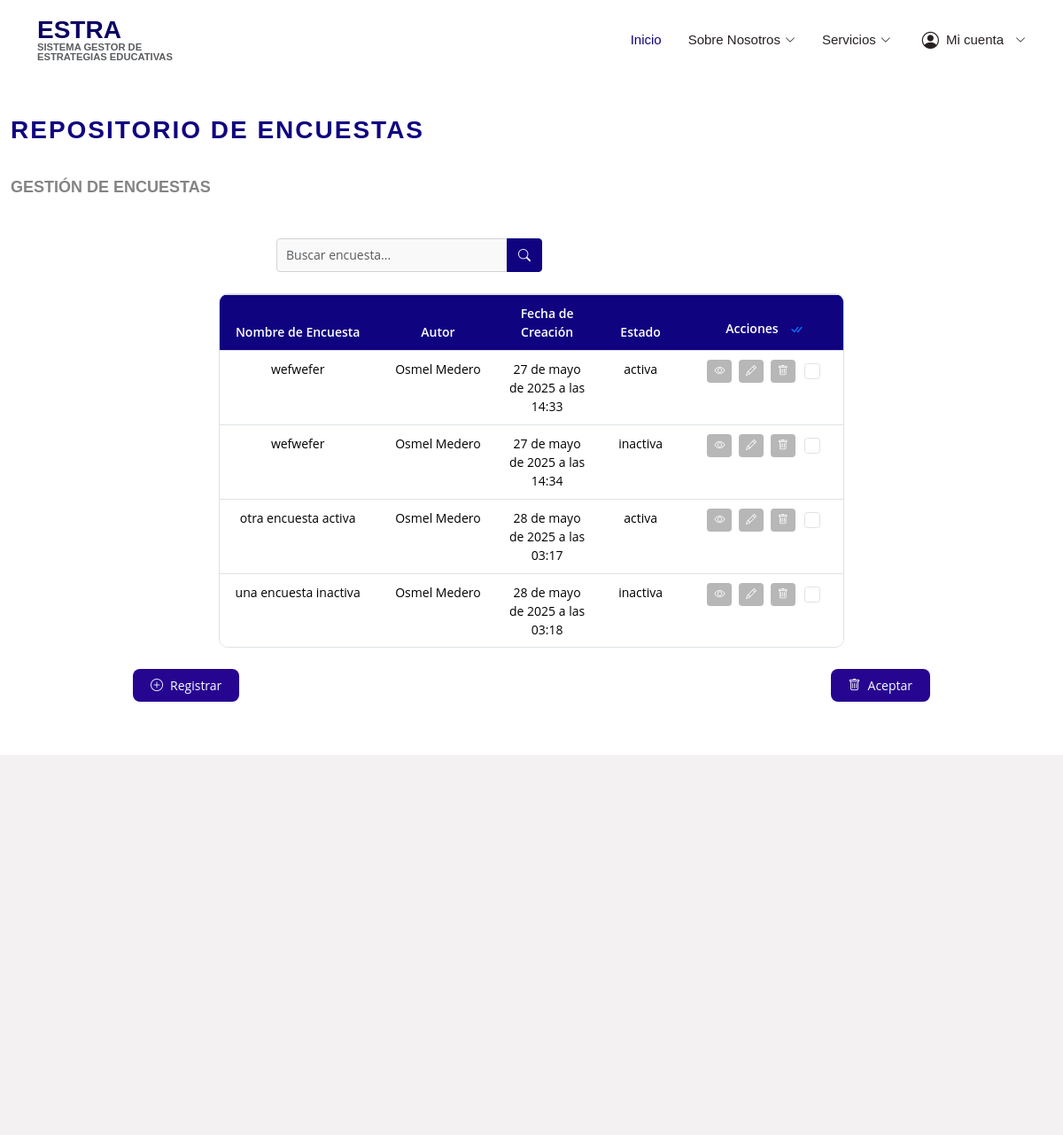
Screenshot of /p/encuestas/ (signed in) with the database file from the repository.
### encuestas/models.py (models this page shows, shortened)
class Encuesta(models.Model):
    titulo = models.CharField(max_length=255)
    descripcion = models.TextField()
    fecha_creacion = models.DateTimeField(auto_now_add=True)
    autor = models.CharField(max_length=100, default="Desconocido")
    estado = models.CharField(
        max_length=10,
        choices=[
            ('activa', 'Activa'),
            ('inactiva', 'Inactiva'),
        ],
        default='activa'
    )

### encuestas/vistas/vistas_principal.py (the view)
# urls.py: path('p/encuestas/', vistas_principal.visualizar_encuestas, name='p_encuestas'),
def visualizar_encuestas(request):
    if not request.user.is_authenticated:
        messages.error(request, "No estas autenticado.")
        return redirect("login")
    if not request.user.es_profesor():
        messages.error(request, "Usuario no autorizado.")
        return redirect("pagina_principal")
    query = request.GET.get('q', '')
    if query:
        encuestas = Encuesta.objects.filter(
            Q(titulo__icontains=query) |
            Q(descripcion__icontains=query) |
            Q(autor__icontains=query) |
            Q(estado__icontains=query)
        )
    else:
        encuestas = Encuesta.objects.all()
    return render(request, 'profesor_principal/listar_encuestas.html', {
        'encuestas': encuestas,
        'query': query
    })

### usuarios/models.py (called while the page is built)
    def es_profesor(self):
        return self.rol == 'profesor_principal'

### templates/profesor_principal/listar_encuestas.html (shortened to what this page needs)
{% extends "base.html" %}
{% load static %}
{% block content %}
  <div id="maind">
<section id="encuestas" class="encuestas section-bg">
    <div class="container-fluid">
      <div class="section-title">
        <h2>Repositorio de Encuestas</h2>
        <br>
        <p>Gestión de Encuestas</p>
        <br>
      </div>
    <form method="GET" action="{% url 'p_encuestas' %}" class="search-bar mb-4">
      <div class="input-group">
        <input type="text" name="q" class="form-control" placeholder="Buscar encuesta..." aria-label="Buscar" value="{{ request.GET.q }}">
        <button class="btn btn-primary" type="submit">
          <i class="bi bi-search"></i>
        </button>
      </div>
    </form>
      <form id="form-eliminar-encuestas" method="POST" action="{% url 'p_eliminar_encuestas' %}">
        <div id="tabla-encuestas" class="table-container">
          <div id="tabla-encuestas-responsive" class="table-responsive">
            <table id="tablita-encuestas" class="table table-bordered table-hover custom-table">
              <thead>
                <tr>
                  <th>Nombre de Encuesta</th>
                  <th>Autor</th>
                  <th>Fecha de Creación</th>
                  <th>Estado</th>
                  <th>
                    Acciones
                    <button id="btn-seleccionar-todo" class="btn btn-link p-0 ms-2" title="Seleccionar Todo">
                      <i class="bi bi-check-all"></i>
                    </button>
                  </th>
                </tr>
              </thead>
              <tbody>
                {% for encuesta in encuestas %}
                <tr data-id="{{ encuesta.id }}">
                  <td>{{ encuesta.titulo }}</td>
                  <td>{{ encuesta.autor }}</td>
                  <td>{{ encuesta.fecha_creacion }}</td>
                  <td>{{ encuesta.estado }}</td>
                  <td>
                    <button type="button" class="btn btn-action btn-ver-detalles" data-id="{{ encuesta.id }}" title="Ver Detalles">
                      <i class="bi bi-eye"></i>
                    </button>
                    <button type="button" class="btn btn-action btn-modificar" data-id="{{ encuesta.id }}" title="Modificar">
                      <i class="bi bi-pencil"></i>
                    </button>
                    <button type="button" class="btn btn-action btn-eliminar" data-id="{{ encuesta.id }}" title="Eliminar">
                      <i class="bi bi-trash"></i>
                    </button>
                    <input type="checkbox" class="form-check-input seleccionar-fila" name="encuestas[]" value="{{ encuesta.id }}">
                  </td>
                </tr>
                {% empty %}
                <tr>
                  <td colspan="5" class="text-center">No hay encuestas registradas.</td>
                </tr>
                {% endfor %}
              </tbody>
            </table>
          </div>
        </div>
      <div id="botones-accion-encuestas" class="d-flex justify-content-between mt-4">
        <a href="{%url 'p_formular_encuesta'%}">
          <div id="btn-registrar-encuesta" class="btn btn-success">
            <i class="bi bi-plus-circle"></i> Registrar
          </div>
        </a>
        <button type="submit" id="btn-eliminar-encuesta" class="btn btn-danger"> <i class="bi bi-trash"></i> Aceptar
        </div>
      </div>
  </div>
{% endblock %}

### static/assets/css/style.css (style rules this page uses)
body { font-family: "Open Sans", sans-serif; color: #282121; }
a { color: #100380; text-decoration: none; }
h1, h2, h3, h4, h5, h6 { font-family: "Raleway", sans-serif; }
section { padding: 60px 0; overflow: hidden; }
.section-bg, .services .icon-box { background-color: #ffffff; }
.section-title { padding-bottom: 20px; }
.section-title h2 { font-size: clamp(12px, 2.5vw, 14px); font-weight: 500; padding: 0; line-height: 1.2; margin: 0 0 10px 0; letter-spacing: 2px; text-transform: uppercase; color: #aaaaaa; font-family: "Poppins", sans-serif; word-break: break-word; }
.section-title p { margin: 0; margin: 0; font-size: 36px; font-weight: 700; text-transform: uppercase; font-family: "Poppins", sans-serif; color: #020d19; }
.table-container { max-height: 300px; overflow-y: auto; border: 1px solid #dee2e6; border-radius: 10px; margin-bottom: 20px; margin: 0 auto; width: 60%; }
.custom-table { width: 100%; border-collapse: collapse; font-size: 14px; }
.custom-table th, .custom-table td { padding: 10px; text-align: center; border: none; }
.custom-table th { background-color: #100380; color: #fff; font-weight: 600; position: sticky; top: 0; }
.custom-table th:nth-child(1), .custom-table td:nth-child(1) { width: 15%; }
.custom-table th:nth-child(2), .custom-table td:nth-child(2) { width: 10%; }
.custom-table th:nth-child(3), .custom-table td:nth-child(3) { width: 10%; }
.custom-table th:nth-child(4), .custom-table td:nth-child(4) { width: 15%; }
.custom-table th:nth-child(5),.custom-table td:nth-child(5) { width: 15%; }
.btn-ver-detalles { background-color: #b8b7b7; color: #fff; }
.btn-action { padding: 4px 8px; border: none; border-radius: 4px; transition: background-color 0.3s ease; margin: 0 2px; display: inline-flex; align-items: center; justify-content: center; font-size: 12px; }
.btn-action i { color: #fff; font-size: 12px; }
.btn-modificar { background-color: #b8b7b7; color: #fff; }
.btn-eliminar { background-color: #b8b7b7; color: #fff; }
.seleccionar-fila { margin: 0 5px; cursor: pointer; width: 18px; height: 18px; vertical-align: middle; }
.search-bar { margin-bottom: 20px; width: 100%; max-width: 300px; margin-left: 300px; }
.search-bar .input-group { display: flex; align-items: stretch; width: 100%; }
.search-bar .form-control { border: 1px solid #d3d3d3; border-radius: 4px 0 0 4px; padding: 6px 10px; font-size: 14px; background-color: #f9f9f9; outline: none; box-shadow: none; flex: 1; width: 70%; }
.search-bar .btn-primary { background-color: #100380; border: 1px solid #100380; border-radius: 0 4px 4px 0; padding: 6px 12px; transition: background-color 0.3s ease; width: auto; }
.search-bar .btn-primary i { font-size: 14px; }
.encuestas { padding: 60px 0; background-color: #ffffff; }
.encuestas .section-title h2 { margin-top: 70px; font-size: 28px; font-weight: 700; color: #100380; }
.encuestas .section-title p { font-size: 18px; color: #848484; }
#tabla-encuestas { max-height: 400px; overflow-y: auto; border: 1px solid #dee2e6; border-radius: 10px; margin-bottom: 20px; margin: 0 auto; width: 60%; }
#tablita-encuestas { width: 100%; border-collapse: collapse; font-size: 14px; }
#tablita-encuestas th, #tablita-encuestas td { padding: 10px; text-align: center; border: none; }
#tablita-encuestas th { background-color: #100380; color: #fff; font-weight: 600; position: sticky; top: 0; }
#tablita-encuestas th:nth-child(1), #tablita-encuestas td:nth-child(1) { width: 25%; }
#tablita-encuestas th:nth-child(2), #tablita-encuestas td:nth-child(2) { width: 20%; }
#tablita-encuestas th:nth-child(3), #tablita-encuestas td:nth-child(3) { width: 15%; }
#tablita-encuestas th:nth-child(4), #tablita-encuestas td:nth-child(4) { width: 15%; }
#tablita-encuestas th:nth-child(5), #tablita-encuestas td:nth-child(5) { width: 25%; }
#botones-accion-encuestas { display: flex; gap: 60px; justify-content: center; width: 100%; max-width: 900px; margin: 0 auto; }
#btn-eliminar-encuesta, #btn-registrar-encuesta { display: inline-flex; align-items: center; justify-content: center; padding: 8px 20px; font-size: 14px; font-weight: 500; border-radius: 8px; transition: all 0.3s ease; cursor: pointer; border: none; outline: none; background-color: #260591; color: white; }
#btn-eliminar-encuesta i, #btn-registrar-encuesta i { margin-right: 8px; font-size: 14px; }
.form-control { transition: border-color 0.15s ease-in-out, box-shadow 0.15s ease-in-out; }

### rows the page displays
Encuesta: titulo "wefwefer", autor "Osmel Medero", fecha_creacion "27 de mayo de 2025 a las 14:33", estado "activa"
Encuesta: titulo "wefwefer", autor "Osmel Medero", fecha_creacion "27 de mayo de 2025 a las 14:34", estado "inactiva"
Encuesta: titulo "otra encuesta activa", autor "Osmel Medero", fecha_creacion "28 de mayo de 2025 a las 03:17", estado "activa"
Encuesta: titulo "una encuesta inactiva", autor "Osmel Medero", fecha_creacion "28 de mayo de 2025 a las 03:18", estado "inactiva"
